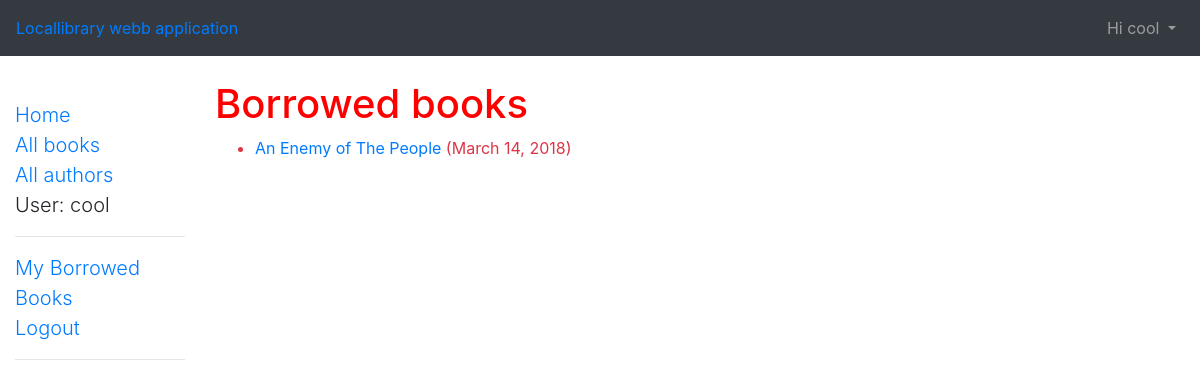
Page /catalog/mybooks/ (signed in) on the earlier database version.
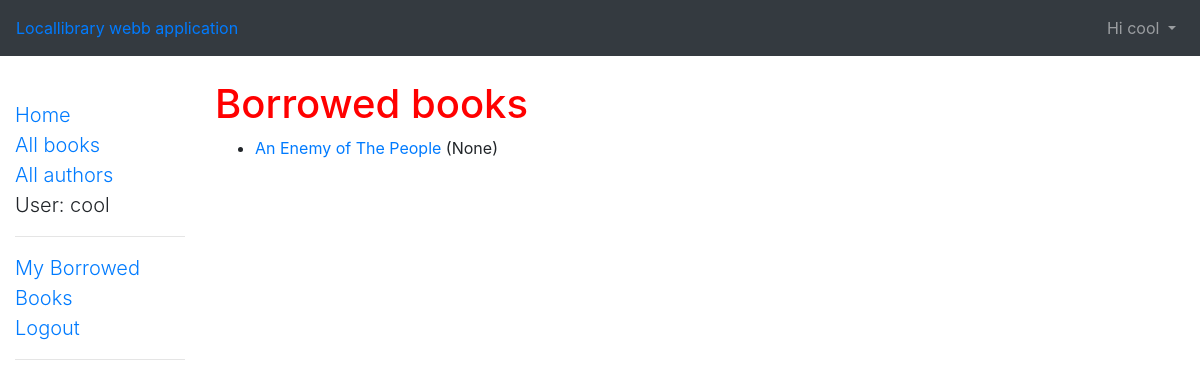
Same page on the later database version.
### catalog/models.py (models this page shows, shortened)
class BookInstance(models.Model):
    id = models.UUIDField(primary_key=True, default=uuid.uuid4, help_text="Unique ID for this particular book across whole library")
    book = models.ForeignKey('Book', on_delete=models.SET_NULL, null=True)
    imprint = models.CharField(max_length=200)
    due_back = models.DateField(null=True, blank=True)
    borrower=models.ForeignKey(User,on_delete=models.SET_NULL, null=True,blank=True)
    LOAN_STATUS = (
        ('m', 'Maintenance'),
        ('o', 'On loan'),
        ('a', 'Available'),
        ('r', 'Reserved'),
    )
    status = models.CharField(max_length=1, choices=LOAN_STATUS, blank=True, default='m', help_text='Book availability')
    @property
    def is_overdue(self):
        if self.due_back and date.today() > self.due_back:
            return True
        return False
    class Meta:
        ordering = ["due_back"]
        permissions = (("can_mark_returned", "Set book as returned"),)

class Book(models.Model):
    title = models.CharField(max_length=200)
    author = models.ForeignKey('Author', on_delete=models.SET_NULL, null=True)
    summary = models.TextField(max_length=1000, help_text='Enter a brief description of the book')
    isbn = models.CharField('ISBN',max_length=13, help_text='13 Character <a href="https://www.isbn-international.org/content/what-isbn">ISBN number</a>')
    genre = models.ManyToManyField(Genre, help_text='Select a genre for this book')
    book_language = models.ManyToManyField(Language, help_text='Select a language for this book')
    def display_genre(self):
        """
        Creates a string for the Genre. This is required to display genre in Admin.
        """
        return ', '.join([ genre.genre_name for genre in self.genre.all()[:4] ])
    display_genre.short_description = 'Genre'

### catalog/views.py (the view)
# urls.py: path('mybooks/' ,views.LoanedBooksByUserListView.as_view(), name='my-borrowed'),
class LoanedBooksByUserListView(LoginRequiredMixin,generic.ListView):
    model = BookInstance
    template_name ='catalog/bookinstance_list_borrowed_user.html'
    paginate_by = 10
    def get_queryset(self):
        return BookInstance.objects.filter(borrower=self.request.user).filter(status__exact='o').order_by('due_back')

### catalog/templates/catalog/bookinstance_list_borrowed_user.html
{% extends "catalog/base_template.html" %}
{% block content %}
    <h1>Borrowed books</h1>
    {% if bookinstance_list %}
    <ul>
      {% for bookinst in bookinstance_list %}
      <li class="{% if bookinst.is_overdue %}text-danger{% endif %}">
        <a href="{% url 'catalog:book-detail' bookinst.book.pk %}">{{bookinst.book.title}}</a> ({{ bookinst.due_back }})
      </li>
      {% endfor %}
    </ul>
    {% else %}
      <p>There are no books borrowed.</p>
    {% endif %}
{% endblock %}

Differences in the rows shown:
changed BookInstance "An Enemy of The People": due_back "March 14, 2018" → "None"
